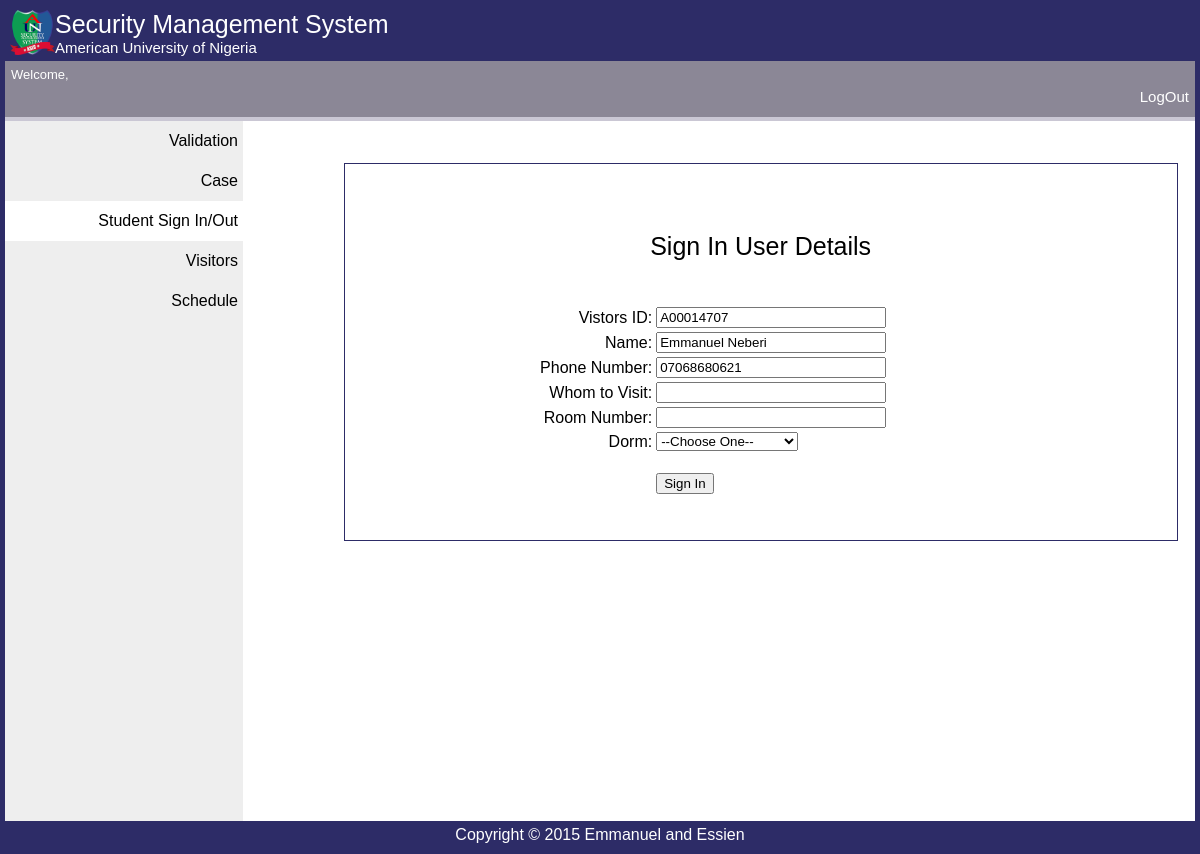
The page /old/Personnel/in_sign.php?id=A00014707 on the database its author committed.
### tables this page shows
CREATE TABLE IF NOT EXISTS `student` (
  `Student_ID` varchar(20) NOT NULL,
  `First_Name` varchar(15) NOT NULL,
  `Middle_Name` varchar(15) NOT NULL,
  `Last_Name` varchar(15) NOT NULL,
  `Gender` varchar(8) NOT NULL,
  `Date_of_Birth` date NOT NULL,
  `Religion` varchar(25) NOT NULL,
  `Phone_Number` varchar(15) NOT NULL,
  `Email_Address` varchar(45) NOT NULL,
  `Street` varchar(20) NOT NULL,
  `City` varchar(20) NOT NULL,
  `State` varchar(25) NOT NULL,
  `Nationality` varchar(25) NOT NULL,
  `Year_of_Admission` varchar(25) NOT NULL,
  `Graduation_Year` varchar(25) NOT NULL,
  `Status` varchar(12) NOT NULL,
  `Major` varchar(45) NOT NULL,
  `Concentration` varchar(40) DEFAULT NULL,
  `Minor` varchar(30) DEFAULT NULL,
  PRIMARY KEY (`Student_ID`),
  UNIQUE KEY `Student_ID_UNIQUE` (`Student_ID`)
);

### old/Personnel/in_sign.php (the view, shortened to what this page needs)
<?php
    include_once '../includes/db_connect.php';
    $staff = $_GET['id'];
	$sql = "SELECT * FROM Student WHERE Student_ID = '$staff'";
	$result = $mysqli->query($sql);
	$row = $result->fetch_assoc();
?>
<!DOCTYPE html>
<html>
<head><title>Personnel | ASEC</title>
	<link rel="stylesheet" type="text/css" href="../css/style.custom.css">
</head>
<body>
<div class="header">
<div class="banner">
	<img class="logo" src="../images/bg.png" />
	<p class="textbig">Security Management System</p>
	<p class="textmid">American University of Nigeria<p>
</div>
</div>
<div class="admin">
<p>Welcome,<?php echo "$_SESSION[firstname] $_SESSION[lastname]";?></p>
<a style="text-decoration:none;text-align:right;color:#fff;font-size:15px;"href="../logout.php"><p class="logout">LogOut</p></a></p>
</div>
<div class="nav">
<ul>
  <li><a href="./home.php">Validation</a></li>
  <li><a href="./case.php">Case</a></li>
  <li class="select"><a href="./sign.php"> Student Sign In/Out</a></li>
  <li><a href="./vistors.php">Visitors</a></li>
  <li><a href="./schedule.php">Schedule</a></li>
 </ul>
</div>
<div class="content">
	<div id="formTable">
<p class="centerText textbig">Sign In User Details</p><br />
	<form action="in_sign.php" method="POST">
	<table>
		<?php
		echo "<tr>
			<td id='formtdlabel'><label>Vistors ID:</label></td>
			<td><input type='text' name='vistor_id' value='".$row['Student_ID']."'required readonly></label></td>
		</tr>
		<tr>
			<td id='formtdlabel'><label>Name:</label></td>
			<td><input type='text' name='name' required value='".$row['First_Name']." ".$row['Last_Name']."'required readonly></td>
		</tr>
		<tr>
			<td id='formtdlabel'><label>Phone Number:</label></td>
			<td><input type='text' name='phone' required value='".$row['Phone_Number']."'required readonly></td>
		</tr>
		<tr>
			<td id='formtdlabel'><label>Whom to Visit:</label></td>
			<td><input type='text' name='visitee' required></td>
		</tr>
		<tr>
			<td id='formtdlabel'><label>Room Number:</label></td>
			<td><input type='text' name='room' required></td>
		</tr>
		<tr>
			<td id='formtdlabel'><label>Dorm:</label></td>
			<td><select name='dorm' required>
				<option selected disabled>--Choose One--</option>
                <option value='BB'>Dorm BB</option>
                <option value='EE'>Dorm EE</option>
                <option value='FF'>Dorm FF</option>
                <option value='GVolpi'>Dorm Gabriele Volpi</option>
			</select></td>
		</tr>
		";
		?>
		<tr>
			<td></td>
			<td><br /><button type="submit" name="submit">Sign In</button>
		</tr>
	</table>
</form>
</div>
</div>
<footer>
<div id="footer">
Copyright &copy; 2015 Emmanuel and Essien
</div>
</footer>
</body>
</html>

### old/css/style.custom.css (style rules this page uses)
.header { background-color:#2D2C67; color:white; padding:5px; }
.nav { line-height:30px; background-color:#eeeeee; height:700px; width:20%; float:left; padding:0px; font-family: Tahoma, Geneva, sans-serif; }
#footer { background-color:#2D2C67; font-family: Tahoma, Geneva, sans-serif; color:white; clear:both; text-align:center; padding:5px; }
.textbig { font-size:25px; }
.textmid { font-size:15px; }
.banner { font-family: Copperplate Gothic Light, sans-serif; }
.banner p { margin:0; }
.logo { width:45px; height:45px; float:left; }
.admin { background-color: #8B8796; margin:0; padding:3px; border-bottom: 4px solid #CAC7D4; font-family: Tahoma, Geneva, sans-serif; font-size: 13px; color:#fff; }
.admin p { padding:3px; margin:0; }
body { margin:0; padding:0; border: 5px solid #2d2c67; }
.nav ul { list-style-type: none; margin:0; padding: 0; }
.nav a { display: block; text-decoration: none; text-align: right; border-left-radius: 5px; padding: 5px; color:#000; }
.nav li { margin: 0; padding: 0; }
.select { background-color: #FFF; color: #000; }
.content { font-family: Tahoma, Geneva, sans-serif; margin-left:27%; margin-top:3.5%; }
#formtdlabel { text-align: right; }
#formTable { margin:2%; padding:5%; border: 1px solid #2D2C67; }
.centerText { text-align: center; }
#formTable table { margin-left:20%; }
#formTable input { width:120%; }

### rows shown on the page
student: vistor_id "A00014707", name "Emmanuel Neberi", phone "07068680621"
